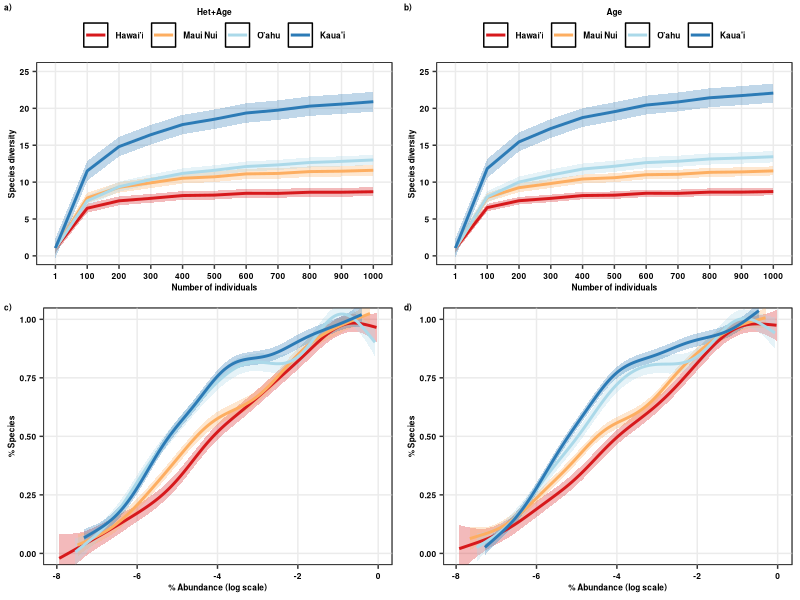

Generate this figure with R:
###############
# All natives #
# 5 plots #####
###############

require(tidyr)
require(dplyr)
require(ggplot2)
require(grid)
require(reshape2)
library(rms)

##################
# Scenario 2 #####
##################

SACs_2<-read.csv("Cleaned_Data/Scen2_Natives_5plots_SACs_GAMMestimates.csv")

RAD_2<-read.csv("Cleaned_Data/Scen2_Natives_5plots_RAD_GAMMestimates.csv")

##################
# Scenario 3 #####
##################

SACs_3<-read.csv("Cleaned_Data/Scen3_Natives_5plots_SACs_GAMMestimates.csv")

RAD_3<-read.csv("Cleaned_Data/Scen3_Natives_5plots_RAD_GAMMestimates.csv")

#Scenario 2

SACs_2$m<-as.factor(SACs_2$m)

SACs_2$geo_entity2<-as.character(SACs_2$geo_entity2)
SACs_2$geo_entity2<-ifelse(SACs_2$geo_entity2=="Hawai'i Island","Hawai'i",SACs_2$geo_entity2)
SACs_2$geo_entity2<-ifelse(SACs_2$geo_entity2=="Kaua'i Island","Kaua'i",SACs_2$geo_entity2)
SACs_2$geo_entity2<-ifelse(SACs_2$geo_entity2=="O'ahu Island","O'ahu",SACs_2$geo_entity2)
SACs_2$geo_entity2<-as.factor(SACs_2$geo_entity2)

SACs_2$geo_entity2<-as.factor(SACs_2$geo_entity2)
SACs_2$geo_entity2<-factor(SACs_2$geo_entity2,levels=c("Hawai'i","Maui Nui","O'ahu","Kaua'i"))

SACs_22<-ggplot(SACs_2,aes(x=m,y=fit,group=geo_entity2,color=geo_entity2))+ 
  #geom_point(position = position_jitter(w = 0.02, h = 0),size=0.5,alpha=0.2)+
  geom_ribbon(data=SACs_2,aes(ymin=lwrS,ymax=uprS,fill=geo_entity2), alpha = 0.3,colour="transparent")+
  geom_line(data=SACs_2,aes(x=m,y=fit,group=geo_entity2,color=geo_entity2),size=1)+
  #geom_smooth(data=SACs_2,aes(x=m,y=qD_pred,group=geo_entity2,color=geo_entity2),size=1,se=FALSE,method="gam",formula=y~s(x))+
  scale_y_continuous(breaks=c(0,5, 10, 15, 20,25))+
  scale_colour_manual(values=c("#d7191c","#fdae61","#abd9e9","#2c7bb6"))+
  scale_fill_manual(values=c("#d7191c","#fdae61","#abd9e9","#2c7bb6"))+
  coord_cartesian(ylim=c(0,25))+
  
  ylab("Species diversity")+xlab("Number of individuals")+
  guides(colour=guide_legend(title="Het+Age",title.position = "top"),fill="none")+
  
  theme_bw()+theme(legend.position="top", axis.title.y=element_text(colour="black",face="bold",size=6),
                   axis.title.x=element_text(colour="black",face="bold",size=6),
                   axis.text.x=element_text(colour=c("black"),face="bold",size=6),
                   axis.text.y=element_text(colour=c("black"),face="bold",size=6),
                   legend.text=element_text(colour=c("black"),face="bold",size=6),
                   legend.title = element_text(colour=c("black"),face="bold",size=6),
                   legend.title.align = 0.5,
                   legend.margin =margin(t=0, r=0, b=0, l=0, unit="cm"),
                   panel.background =element_rect(fill="transparent",colour="black"),panel.grid.minor=element_blank())

#Scenario 3

SACs_3$m<-as.factor(SACs_3$m)

SACs_3$geo_entity2<-as.character(SACs_3$geo_entity2)
SACs_3$geo_entity2<-ifelse(SACs_3$geo_entity2=="Hawai'i Island","Hawai'i",SACs_3$geo_entity2)
SACs_3$geo_entity2<-ifelse(SACs_3$geo_entity2=="Kaua'i Island","Kaua'i",SACs_3$geo_entity2)
SACs_3$geo_entity2<-ifelse(SACs_3$geo_entity2=="O'ahu Island","O'ahu",SACs_3$geo_entity2)
SACs_3$geo_entity2<-as.factor(SACs_3$geo_entity2)

SACs_3$geo_entity2<-as.factor(SACs_3$geo_entity2)
SACs_3$geo_entity2<-factor(SACs_3$geo_entity2,levels=c("Hawai'i","Maui Nui","O'ahu","Kaua'i"))


SACs_33<-ggplot(SACs_3,aes(x=m,y=qD,group=geo_entity2,color=geo_entity2))+ 
  geom_ribbon(data=SACs_3,aes(ymin=lwrS,ymax=uprS,fill=geo_entity2), alpha = 0.3,colour="transparent")+
  geom_line(data=SACs_3,aes(x=m,y=fit,group=geo_entity2,color=geo_entity2),size=1)+
  #geom_smooth(data=SACs_2,aes(x=m,y=qD_pred,group=geo_entity2,color=geo_entity2),size=1,se=FALSE,method="gam",formula=y~s(x))+
  scale_y_continuous(breaks=c(0,5, 10, 15, 20,25))+
  scale_colour_manual(values=c("#d7191c","#fdae61","#abd9e9","#2c7bb6"))+
  scale_fill_manual(values=c("#d7191c","#fdae61","#abd9e9","#2c7bb6"))+
  ylab("Species diversity")+xlab("Number of individuals")+
  #scale_color_npg()+
  coord_cartesian(ylim=c(0,25))+
  guides(colour=guide_legend(title="Age",title.position = "top"), fill="none")+
  theme_bw()+theme(legend.position="top", axis.title.y=element_text(colour="black",face="bold",size=6),
                   axis.title.x=element_text(colour="black",face="bold",size=6),
                   axis.text.x=element_text(colour=c("black"),face="bold",size=6),
                   axis.text.y=element_text(colour=c("black"),face="bold",size=6),
                   legend.text=element_text(colour=c("black"),face="bold",size=6),
                   legend.title = element_text(colour=c("black"),face="bold",size=6),
                   legend.title.align = 0.5,
                   legend.margin =margin(t=0, r=0, b=0, l=0, unit="cm"),
                   panel.background =element_rect(fill="transparent",colour="black"),panel.grid.minor=element_blank())

##################
# RADs ###########
##################

#Scenario 2

RAD_2$geo_entity2<-as.character(RAD_2$geo_entity2)
RAD_2$geo_entity2<-ifelse(RAD_2$geo_entity2=="Hawai'i Island","Hawai'i",RAD_2$geo_entity2)
RAD_2$geo_entity2<-ifelse(RAD_2$geo_entity2=="Kaua'i Island","Kaua'i",RAD_2$geo_entity2)
RAD_2$geo_entity2<-ifelse(RAD_2$geo_entity2=="O'ahu Island","O'ahu",RAD_2$geo_entity2)
RAD_2$geo_entity2<-as.factor(RAD_2$geo_entity2)

RAD_2$geo_entity2<-as.factor(RAD_2$geo_entity2)
RAD_2$geo_entity2<-factor(RAD_2$geo_entity2,levels=c("Hawai'i","Maui Nui","O'ahu","Kaua'i"))


raDs_2<-ggplot(RAD_2,aes(y=fit,x=log(RelAbund),group=geo_entity2,color=geo_entity2))+ 
  geom_ribbon(data=RAD_2,aes(ymin=lwrS,ymax=uprS,fill=geo_entity2), alpha = 0.3,colour="transparent")+
  geom_line(data=RAD_2,aes(x=log(RelAbund),y=fit,group=geo_entity2,color=geo_entity2),size=1)+
  # geom_point(position = position_jitter(w = 0, h = 0.02),size=0.5,alpha=0.1)+
  # geom_smooth(data=RAD_2, aes(y=RankN_pred,x=log(RelAbund), group=geo_entity2, color=geo_entity2),method="gam", formula=y~s(x),size=1,se=FALSE)+
  scale_colour_manual(values=c("#d7191c","#fdae61","#abd9e9","#2c7bb6"))+
  scale_fill_manual(values=c("#d7191c","#fdae61","#abd9e9","#2c7bb6"))+
  coord_cartesian(ylim=c(0,1))+
  ylab("% Species")+xlab("% Abundance (log scale)")+
  #scale_color_npg()+
  guides(colour=guide_legend(title=""),fill="none")+
  theme_bw()+theme(axis.title.x=element_text(colour="black",face="bold",size=6),
                   axis.title.y=element_text(colour="black",face="bold",size=6),
                   axis.text.x=element_text(colour=c("black"),face="bold",size=6),
                   axis.text.y=element_text(colour=c("black"),face="bold",size=6),
                   legend.text=element_text(colour="black",face="bold",size=6),
                   legend.title.align = 0,
                   legend.position=c("none"),
                   legend.title=element_text(colour="black",face="bold",size=6),
                   legend.key.size = unit(2.5, 'lines'),
                   panel.background =element_rect(fill="transparent",colour="black"),panel.grid.minor=element_blank())


#Scenario 3

RAD_3$geo_entity2<-as.character(RAD_3$geo_entity2)
RAD_3$geo_entity2<-ifelse(RAD_3$geo_entity2=="Hawai'i Island","Hawai'i",RAD_3$geo_entity2)
RAD_3$geo_entity2<-ifelse(RAD_3$geo_entity2=="Kaua'i Island","Kaua'i",RAD_3$geo_entity2)
RAD_3$geo_entity2<-ifelse(RAD_3$geo_entity2=="O'ahu Island","O'ahu",RAD_3$geo_entity2)
RAD_3$geo_entity2<-as.factor(RAD_3$geo_entity2)

RAD_3$geo_entity2<-as.factor(RAD_3$geo_entity2)
RAD_3$geo_entity2<-factor(RAD_3$geo_entity2,levels=c("Hawai'i","Maui Nui","O'ahu","Kaua'i"))

raDs_3<-ggplot(RAD_3,aes(y=fit,x=log(RelAbund),group=geo_entity2,color=geo_entity2))+ 
  geom_ribbon(data=RAD_3,aes(ymin=lwrS,ymax=uprS,fill=geo_entity2), alpha = 0.3,colour="transparent")+
  geom_line(data=RAD_3,aes(x=log(RelAbund),y=fit,group=geo_entity2,color=geo_entity2),size=1)+
  # geom_point(position = position_jitter(w = 0, h = 0.02),size=0.5,alpha=0.1)+
  # geom_smooth(data=RAD_3, aes(y=RankN_pred,x=log(RelAbund), group=geo_entity2, color=geo_entity2),method="gam", formula=y~s(x),size=1,se=FALSE)+
  scale_colour_manual(values=c("#d7191c","#fdae61","#abd9e9","#2c7bb6"))+
  scale_fill_manual(values=c("#d7191c","#fdae61","#abd9e9","#2c7bb6"))+
  
  coord_cartesian(ylim=c(0,1))+
  guides(colour=guide_legend(title=""),fill="none")+
  ylab("% Species")+xlab("% Abundance (log scale)")+
  #scale_color_npg()+
  guides(colour=guide_legend(title=""))+
  theme_bw()+theme(axis.title.x=element_text(colour="black",face="bold",size=6),
                   axis.title.y=element_text(colour="black",face="bold",size=6),
                   axis.text.x=element_text(colour=c("black"),face="bold",size=6),
                   axis.text.y=element_text(colour=c("black"),face="bold",size=6),
                   legend.text=element_text(colour="black",face="bold",size=6),
                   legend.title.align = 0,
                   legend.position=c("none"),
                   legend.title=element_text(colour="black",face="bold",size=6),
                   legend.key.size = unit(2.5, 'lines'),
                   panel.background =element_rect(fill="transparent",colour="black"),panel.grid.minor=element_blank())

############
# merge ####
############

require(cowplot)

# just SACs & RADs

togg2<-plot_grid(SACs_22,SACs_33,raDs_2,raDs_3,
                 labels=c("a)","b)","c)","d)"),label_size = 6,
                 ncol=2)

png(filename="Figures/SACs_RADs_Natives_5plots_Fig3.png", 
    units="in", 
    width=8, 
    height=6, 
    pointsize=2, 
    res=400)

togg2

dev.off()
